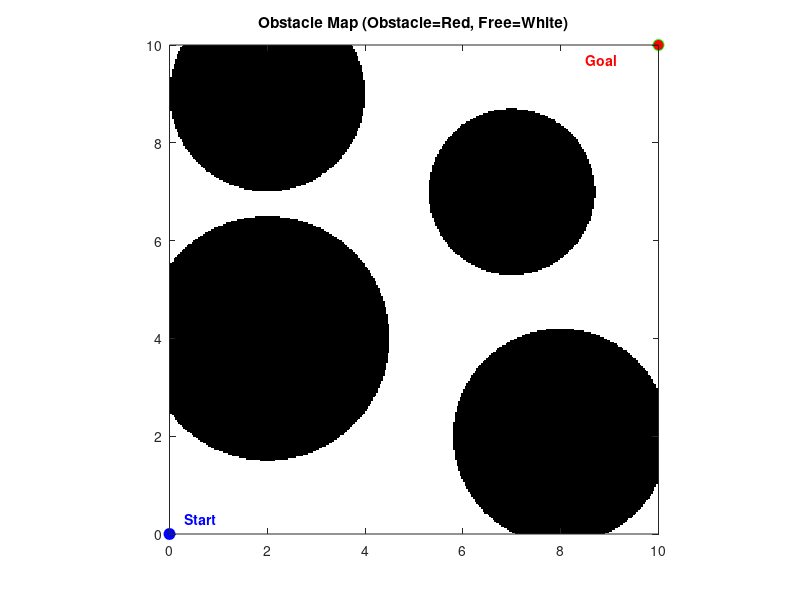

Write MATLAB code to recreate this figure.
%% 1) 도메인 및 그리드 설정
clear; clc; close all;

nx = 300;   % x방향 그리드 갯수
ny = 300;   % y방향 그리드 갯수
xrange = [0, 10];  % x 범위
yrange = [0, 10];  % y 범위

xvec = linspace(xrange(1), xrange(2), nx);
yvec = linspace(yrange(1), yrange(2), ny);
[XX, YY] = meshgrid(xvec, yvec); 
% XX(i,j) = x좌표, YY(i,j) = y좌표

%% 2) 장애물(원형 여러 개) 정의
% [cx, cy, r]
obstacles = [
    2, 4, 2.5;
    8, 2, 2.2;
    7, 7, 1.7;
    2, 9, 2.0
];

% 장애물 지도: obsMap(i,j)=1 -> 장애물, 0 -> 통과 가능
obsMap = zeros(ny, nx);

for k = 1:size(obstacles,1)
    cx = obstacles(k,1);
    cy = obstacles(k,2);
    r  = obstacles(k,3);

    distSq = (XX - cx).^2 + (YY - cy).^2;
    inside = (distSq <= r^2);
    obsMap(inside) = 1;
end

%% 3) 시작점 / 목표점 설정
startPos = [0, 0];
goalPos  = [10, 10];

%% 4) 시각화
figure('Color','w');

% 수동 컬러맵 설정: 
%   0 -> [1 1 1] (흰색 배경)
%   1 -> [1 0 0] (빨간색 장애물)
myColorMap = [1 1 1;    % index=0인 값의 색 (배경)
              0 0 0];   % index=1인 값의 색 (장애물)
colormap(myColorMap);

% obsMap의 값 범위를 0~1로 맞추기 위해 caxis([0 1]) 설정
imagesc(xvec, yvec, obsMap);
caxis([0 1]);
set(gca, 'YDir','normal');
axis equal; axis tight; hold on;
title('Obstacle Map (Obstacle=Red, Free=White)');

% 시작점(파랑), 목표점(초록) 등 눈에 띄는 컬러로 변경
plot(startPos(1), startPos(2), 'bo','MarkerFaceColor','b','MarkerSize',8);
plot(goalPos(1),  goalPos(2),  'go','MarkerFaceColor','r','MarkerSize',8);

% 텍스트 오프셋을 두어 겹치지 않게 하고, 배경색(white), 여백(margin) 설정
textOffset = 0.3;
text(startPos(1)+textOffset, startPos(2)+textOffset, 'Start',...
    'Color','blue','FontWeight','bold',...
    'BackgroundColor','w','Margin',2);
text(goalPos(1)-1.5, goalPos(2)-textOffset, 'Goal',...
    'Color','red','FontWeight','bold',...
    'BackgroundColor','w','Margin',2);

xlim(xrange); ylim(yrange);
